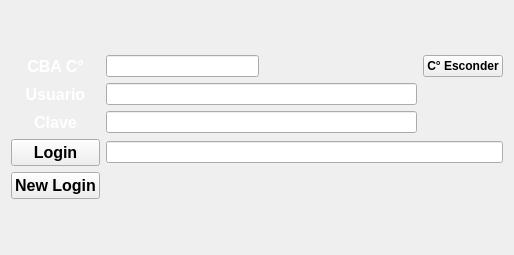
<?xml version="1.0" encoding="UTF-8"?>
<ui version="4.0">
 <class>Login</class>
 <widget class="QWidget" name="Login">
  <property name="geometry">
   <rect>
    <x>0</x>
    <y>0</y>
    <width>514</width>
    <height>255</height>
   </rect>
  </property>
  <property name="windowTitle">
   <string>Login</string>
  </property>
  <layout class="QGridLayout" name="gridLayout_4">
   <item row="0" column="0">
    <layout class="QGridLayout" name="gridLayout_3">
     <item row="2" column="0">
      <widget class="QLabel" name="lClave">
       <property name="font">
        <font>
         <pointsize>12</pointsize>
         <bold>true</bold>
        </font>
       </property>
       <property name="styleSheet">
        <string notr="true">color:white;</string>
       </property>
       <property name="text">
        <string>Clave</string>
       </property>
       <property name="alignment">
        <set>Qt::AlignCenter</set>
       </property>
      </widget>
     </item>
     <item row="3" column="0">
      <widget class="QPushButton" name="pbIngresar">
       <property name="font">
        <font>
         <pointsize>12</pointsize>
         <bold>true</bold>
        </font>
       </property>
       <property name="text">
        <string>Login</string>
       </property>
      </widget>
     </item>
     <item row="0" column="1">
      <widget class="QLineEdit" name="leTemperatura">
       <property name="minimumSize">
        <size>
         <width>50</width>
         <height>20</height>
        </size>
       </property>
       <property name="maximumSize">
        <size>
         <width>500</width>
         <height>16777215</height>
        </size>
       </property>
      </widget>
     </item>
     <item row="2" column="1" colspan="2">
      <widget class="QLineEdit" name="leClave"/>
     </item>
     <item row="0" column="0">
      <widget class="QLabel" name="lTemperatura">
       <property name="font">
        <font>
         <pointsize>12</pointsize>
         <bold>true</bold>
        </font>
       </property>
       <property name="styleSheet">
        <string notr="true">color:white;
</string>
       </property>
       <property name="text">
        <string>CBA C°</string>
       </property>
       <property name="alignment">
        <set>Qt::AlignCenter</set>
       </property>
      </widget>
     </item>
     <item row="1" column="0">
      <widget class="QLabel" name="lUsuario">
       <property name="font">
        <font>
         <pointsize>12</pointsize>
         <bold>true</bold>
        </font>
       </property>
       <property name="styleSheet">
        <string notr="true">color:white;</string>
       </property>
       <property name="text">
        <string>Usuario</string>
       </property>
       <property name="alignment">
        <set>Qt::AlignCenter</set>
       </property>
      </widget>
     </item>
     <item row="0" column="3">
      <widget class="QPushButton" name="pbEsconder">
       <property name="font">
        <font>
         <bold>true</bold>
        </font>
       </property>
       <property name="text">
        <string>C° Esconder</string>
       </property>
      </widget>
     </item>
     <item row="0" column="2">
      <spacer name="horizontalSpacer">
       <property name="orientation">
        <enum>Qt::Horizontal</enum>
       </property>
       <property name="sizeHint" stdset="0">
        <size>
         <width>40</width>
         <height>20</height>
        </size>
       </property>
      </spacer>
     </item>
     <item row="1" column="1" colspan="2">
      <widget class="QLineEdit" name="leUsuario"/>
     </item>
     <item row="3" column="1" colspan="3">
      <widget class="QLineEdit" name="leURL"/>
     </item>
     <item row="4" column="0">
      <widget class="QPushButton" name="pbRegistrar">
       <property name="font">
        <font>
         <pointsize>12</pointsize>
         <bold>true</bold>
        </font>
       </property>
       <property name="text">
        <string>New Login</string>
       </property>
      </widget>
     </item>
    </layout>
   </item>
  </layout>
 </widget>
 <resources/>
 <connections/>
</ui>
